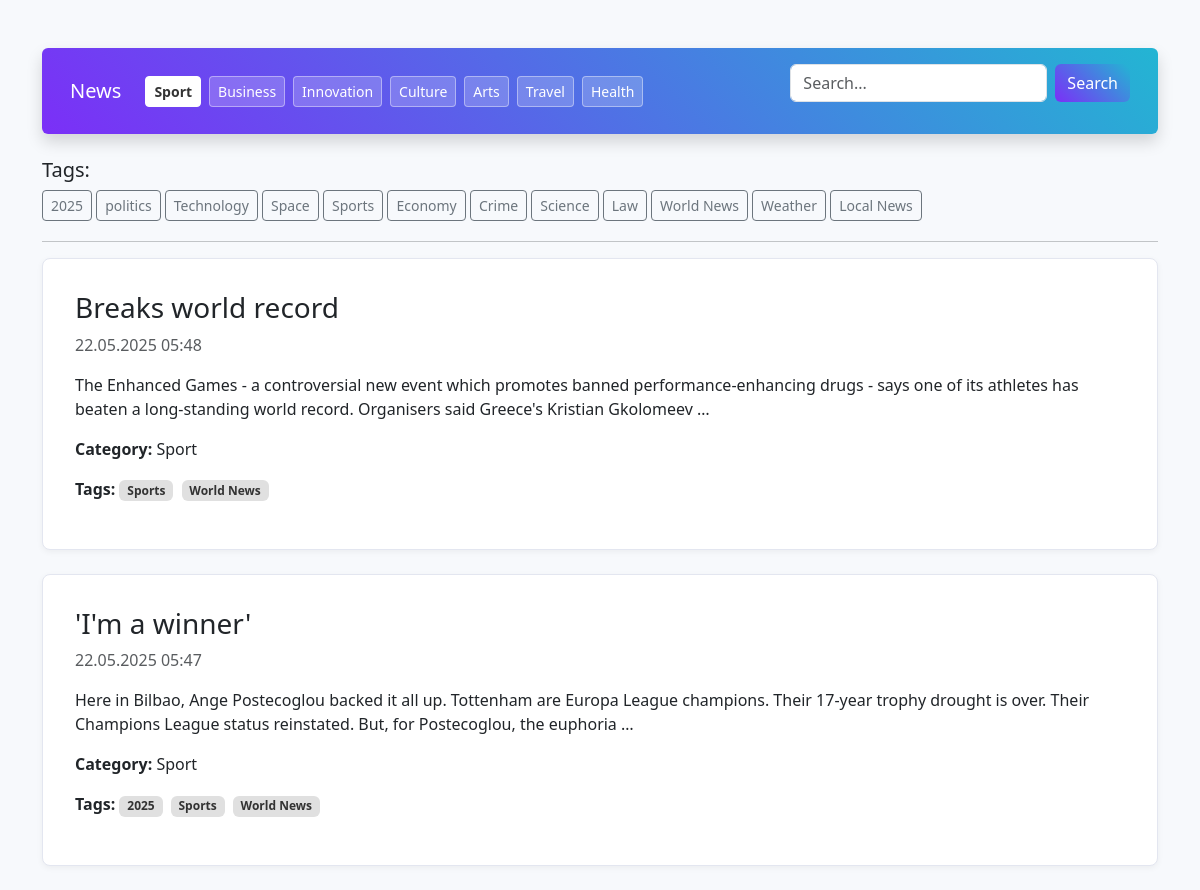
The page /api/user/html/?category=1 on the database its author committed.
### admin_api/models.py (models this page shows, shortened)
class Category(models.Model):
    name = models.CharField(max_length=50, unique=True)
    slug = models.SlugField(unique=True)

class Tag(models.Model):
    name = models.CharField(max_length=50, unique=True)
    slug = models.SlugField(unique=True)

class News(models.Model):
    title = models.CharField(max_length=25)
    content = models.TextField()
    slug = models.SlugField(unique=True, blank=True)
    author = models.ForeignKey(User,on_delete=models.PROTECT,related_name='news')
    created_at=models.DateTimeField(auto_now_add=True)
    updated_at=models.DateTimeField(auto_now=True)
    tags = models.ManyToManyField(Tag, related_name='news')
    category = models.ForeignKey(Category, on_delete=models.PROTECT, related_name='news')
    is_published =models.BooleanField(default=False)

### user_api/views.py (the view)
# urls.py: path('html/', news_list_view, name='news-html'),
def news_list_view(request):
    search_query = request.GET.get('search')
    category_id = request.GET.get('category')
    tag_id = request.GET.get('tag')
    news_list = News.objects.filter(is_published=True).order_by('-created_at')
    if search_query:
        news_list = news_list.filter(
            Q(title__icontains=search_query) |
            Q(content__icontains=search_query)
        )
    if category_id:
        news_list = news_list.filter(category_id=category_id)
    if tag_id:
        news_list = news_list.filter(tags__id=tag_id)
    categories = Category.objects.all()
    tags = Tag.objects.all()
    return render(request, 'user_api/news_list.html', {
        'news_list': news_list,
        'categories': categories,
        'tags': tags,
        'active_category_id': int(category_id) if category_id else None,
        'active_tag_id': int(tag_id) if tag_id else None,
        'search_query': search_query or ''
    })

### user_api/templates/user_api/news_list.html (shortened to what this page needs)
﻿{% load static %}
<!DOCTYPE html>
<html lang="ru">
<head>
    <link href="https://cdn.jsdelivr.net/npm/bootstrap@5.3.3/dist/css/bootstrap.min.css" rel="stylesheet">
</head>
<body class="container mt-4">
    <nav class="navbar navbar-expand-lg navbar-custom mb-4 rounded shadow p-3">
        <div class="container-fluid d-flex flex-column flex-md-row align-items-md-center justify-content-between">
            <div class="d-flex align-items-center mb-2 mb-md-0">
                <a class="navbar-brand me-4" href="{% url 'news-html' %}">News</a>
                <div class="d-flex flex-wrap gap-2">
                    {% for cat in categories %}
                    <a href="?category={{ cat.id }}"
                       class="btn btn-sm btn-category {% if cat.id == active_category_id %}active{% endif %}">
                        {{ cat.name }}
                    </a>
                    {% endfor %}
                </div>
            </div>
            <form class="d-flex" method="get" action="{% url 'news-html' %}">
                <input class="form-control me-2" type="search" name="search" value="{{ search_query }}" placeholder="Search...">
                <button class="btn btn-gradient" type="submit">Search</button>
            </form>
        </div>
    </nav>
    <div class="mb-3">
        <h5>Tags:</h5>
        {% for tag in tags %}
        <a href="?tag={{ tag.id }}" class="btn btn-outline-secondary btn-sm mb-1 {% if tag.id == active_tag_id %}active{% endif %}">
            {{ tag.name }}
        </a>
        {% endfor %}
    </div>
    <hr>
    {% for news in news_list %}
    <div class="card news-card mb-4 p-3">
        <div class="card-body">
            <h3><a href="{% url 'news-detail-html' slug=news.slug %}">{{ news.title }}</a></h3>
            <p class="text-muted">{{ news.created_at|date:"d.m.Y H:i" }}</p>
            <p>{{ news.content|truncatewords:30 }}</p>
            <p><strong>Category:</strong> {{ news.category.name }}</p>
            <p>
                <strong>Tags:</strong>
                {% for tag in news.tags.all %}
                <span class="badge me-1">{{ tag.name }}</span>
                {% empty %} <em>no</em> {% endfor %}
            </p>
        </div>
    </div>
    {% empty %}
    <p>No matches found.</p>
    {% endfor %}
</body>
</html>

### user_api/templates/user_api/news_list.html (style rules this page uses)
body { background-color: #f7f9fc; font-family: 'Segoe UI', sans-serif; }
.navbar-custom { background: linear-gradient(45deg, #7b2ff7, #23b5d3); color: white; }
.navbar-custom .navbar-brand, .navbar-custom .nav-link, .navbar-custom .btn, .navbar-custom a { color: white !important; }
.btn-gradient { background: linear-gradient(45deg, #7b2ff7, #23b5d3); color: white; border: none; }
.btn-category { background-color: rgba(255, 255, 255, 0.2); color: white; border: 1px solid rgba(255, 255, 255, 0.4); transition: background 0.3s ease, color 0.3s ease; }
.btn-category.active { background-color: white !important; color: #333 !important; border-color: white; font-weight: bold; }
.news-card { background-color: #fff; border: 1px solid #e3e6f0; border-radius: 8px; box-shadow: 0 2px 6px rgba(0, 0, 0, 0.05); transition: transform 0.2s ease, box-shadow 0.2s ease; }
.news-card a { color: #212529; text-decoration: none; }
.news-card .badge { background-color: #e0e0e0; color: #333; }

### rows shown on the page
Category: name "Sport"
Category: name "Business"
Category: name "Innovation"
Category: name "Culture"
Category: name "Arts"
Category: name "Travel"
Category: name "Health"
Tag: name "2025"
Tag: name "politics"
Tag: name "Technology"
Tag: name "Space"
Tag: name "Sports"
Tag: name "Economy"
Tag: name "Crime"
Tag: name "Science"
Tag: name "Law"
Tag: name "World News"
Tag: name "Weather"
Tag: name "Local News"
News: title "Breaks world record", created_at "22.05.2025 05:48", content "The Enhanced Games - a controversial new event which promotes banned performance-enhancing drugs - says one of its athletes has beaten a long-standing world record. Organisers said Greece's Kristian Gkolomeev …", category.name "Sport"
News: title "'I'm a winner'", created_at "22.05.2025 05:47", content "Here in Bilbao, Ange Postecoglou backed it all up. Tottenham are Europa League champions. Their 17-year trophy drought is over. Their Champions League status reinstated. But, for Postecoglou, the euphoria …", category.name "Sport"
